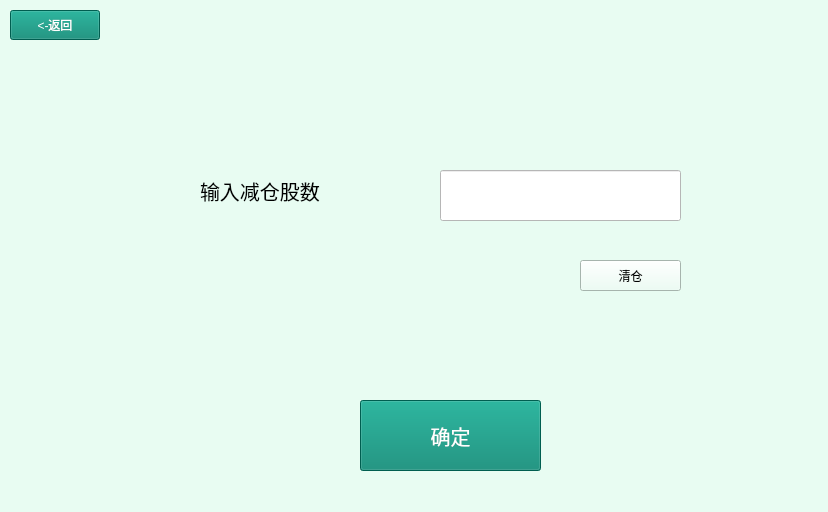
<?xml version="1.0" encoding="UTF-8"?>
<ui version="4.0">
 <class>Minus</class>
 <widget class="QWidget" name="Minus">
  <property name="geometry">
   <rect>
    <x>0</x>
    <y>0</y>
    <width>828</width>
    <height>512</height>
   </rect>
  </property>
  <property name="windowTitle">
   <string>Form</string>
  </property>
  <property name="styleSheet">
   <string notr="true">background-color: rgb(232,252,242);</string>
  </property>
  <widget class="QPushButton" name="pushButton">
   <property name="geometry">
    <rect>
     <x>10</x>
     <y>10</y>
     <width>90</width>
     <height>30</height>
    </rect>
   </property>
   <property name="styleSheet">
    <string notr="true">background-color: rgb(0,132,112);color: rgb(255,255,255);</string>
   </property>
   <property name="text">
    <string>&lt;-返回</string>
   </property>
  </widget>
  <widget class="QLabel" name="label">
   <property name="geometry">
    <rect>
     <x>200</x>
     <y>150</y>
     <width>241</width>
     <height>81</height>
    </rect>
   </property>
   <property name="font">
    <font>
     <pointsize>15</pointsize>
    </font>
   </property>
   <property name="text">
    <string>输入减仓股数</string>
   </property>
  </widget>
  <widget class="QPushButton" name="pushButton_2">
   <property name="geometry">
    <rect>
     <x>360</x>
     <y>400</y>
     <width>181</width>
     <height>71</height>
    </rect>
   </property>
   <property name="font">
    <font>
     <pointsize>15</pointsize>
    </font>
   </property>
   <property name="styleSheet">
    <string notr="true">background-color: rgb(0,132,112);color: rgb(255,255,255);</string>
   </property>
   <property name="text">
    <string>确定</string>
   </property>
  </widget>
  <widget class="QLineEdit" name="stockamountinput">
   <property name="geometry">
    <rect>
     <x>440</x>
     <y>170</y>
     <width>241</width>
     <height>51</height>
    </rect>
   </property>
   <property name="styleSheet">
    <string notr="true">background-color: rgb(255,255,255);</string>
   </property>
  </widget>
  <widget class="QPushButton" name="minusall">
   <property name="geometry">
    <rect>
     <x>580</x>
     <y>260</y>
     <width>101</width>
     <height>31</height>
    </rect>
   </property>
   <property name="text">
    <string>清仓</string>
   </property>
  </widget>
 </widget>
 <resources/>
 <connections/>
</ui>
